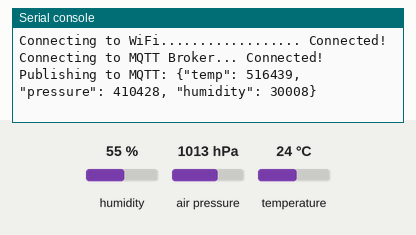
Simulated run of this program. Board: ESP32 board running MicroPython. On the bench: the last lines printed to the serial console. The test bench sets the inputs (shaded band); at power-on: humidity 55 %, air pressure 1013 hPa, temperature 24 °C. WiFi joins after 1.5 s; no MQTT or app messages arrive unless stated.

Above: at 2.8 s.
2.9 s: humidity set to 22 %
At 4.5 s:
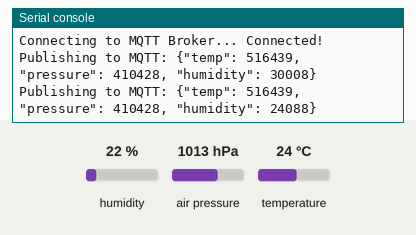
5.6 s: air pressure set to 952 hPa
At 6.2 s:
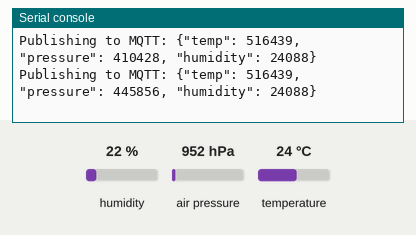
8.3 s: temperature set to 12 °C
At 10.6 s:
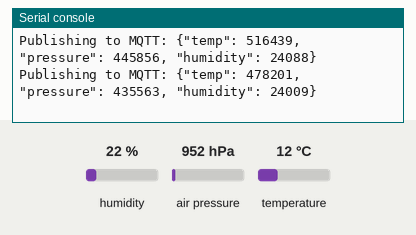
Timing chart, 0 to 12.1 s (numbered marks = the images above; inputs shaded):
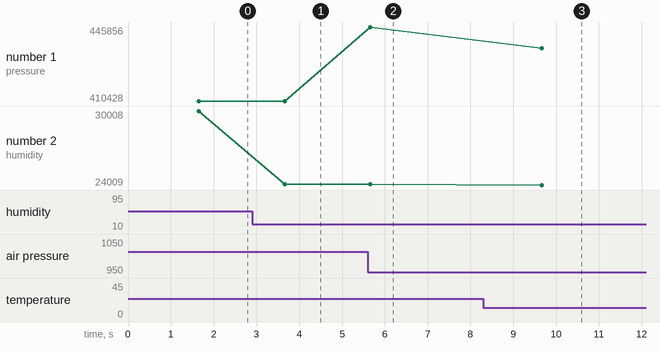

Measured:
- after the input at 2.9 s, the serial console: prints a new line after 0.76 s (image 1)
- after the input at 5.6 s, the serial console: prints a new line after 0.06 s (image 2)
- after the input at 8.3 s, the serial console: prints a new line after 1.4 s (image 3)
- plotted number 1: 410428 → 445856 after the input at 5.6 s, 445856 → 435563 after the input at 8.3 s
- plotted number 2: 30008 → 24088 after the input at 2.9 s, 24088 → 24009 after the input at 8.3 s

The program:

main.py
```python
"""
MicroPython IoT Weather Station Example for Wokwi.com

To view the data:

1. Go to http://www.hivemq.com/demos/websocket-client/
2. Click "Connect"
3. Under Subscriptions, click "Add New Topic Subscription"
4. In the Topic field, type "bme280-weather" then click "Subscribe"

Now click on the BME280 sensor in the simulation,
change the temperature/humidity, and you should see
the message appear on the MQTT Broker, in the "Messages" pane.

https://wokwi.com/projects/452313079944044545
"""

import network
from machine import Pin, I2C
from time import sleep
import ujson
from umqtt.simple import MQTTClient

# --- I2C setup ---
# Address 0x76 must match the C code
BME_ADDR = 0x76
i2c = I2C(0, scl=Pin(22), sda=Pin(21), freq=100000)

def read_sensor_data():
    """Burst read 8 bytes starting from Pressure MSB (0xF7)"""
    # 0xF7 is the first register for Pressure, Temp, and Hum data
    data = i2c.readfrom_mem(BME_ADDR, 0xF7, 8)

    # Pressure (Bytes 0, 1, 2)
    press = (data[0] << 12) | (data[1] << 4) | (data[2] >> 4)

    # Temperature (Bytes 3, 4, 5)
    raw_t = (data[3] << 12) | (data[4] << 4) | (data[5] >> 4)
    # Handle negative values (20-bit sign extension)
    if raw_t & 0x80000:
        raw_t -= 0x100000
    temp = raw_t

    # Humidity (Bytes 6, 7)
    hum = (data[6] << 8) | data[7]

    return temp, press, hum

# --- WiFi + MQTT Setup ---
SSID = 'Wokwi-GUEST'
PASS = ''
MQTT_CLIENT_ID = 'esp32-balcony-sensor'
MQTT_BROKER    = 'broker.mqttdashboard.com'
MQTT_PORT      = 1883
MQTT_TOPIC     = 'bme280-weather'

print("Connecting to WiFi...", end="")
sta = network.WLAN(network.STA_IF)
sta.active(True)
sta.connect(SSID, PASS)
while not sta.isconnected():
    print(".", end="")
    sleep(0.1)
print(" Connected!")

print("Connecting to MQTT Broker...", end="")
client = MQTTClient(MQTT_CLIENT_ID, MQTT_BROKER, port=MQTT_PORT)
client.connect()
print(" Connected!")

# --- Main Loop ---
prev_payload = ""

while True:
    try:
        t, p, h = read_sensor_data()

        # Prepare integer-only JSON
        payload = ujson.dumps({
            "temp": t,
            "pressure": p,
            "humidity": h
        })

        # Publish only if sliders moved
        if payload != prev_payload:
            print("Publishing to MQTT:", payload)
            client.publish(MQTT_TOPIC, payload)
            prev_payload = payload

    except Exception as e:
        print("Loop Error:", e)

    sleep(2)
```
